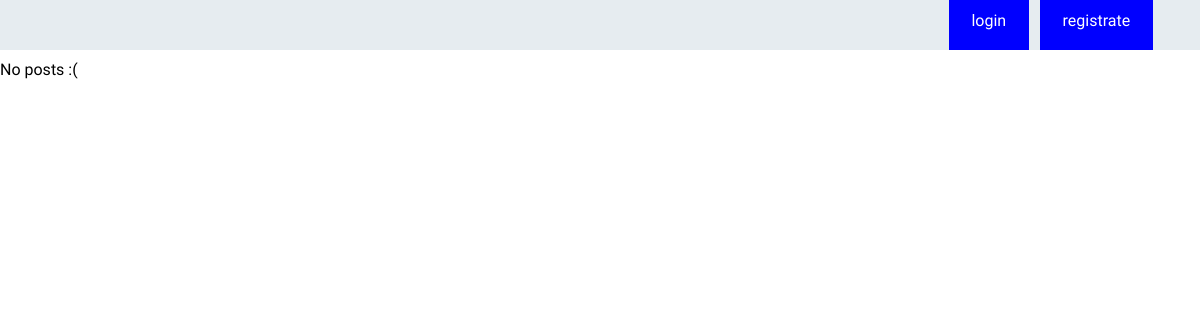
/posts/, run on an earlier commit of the app's database.
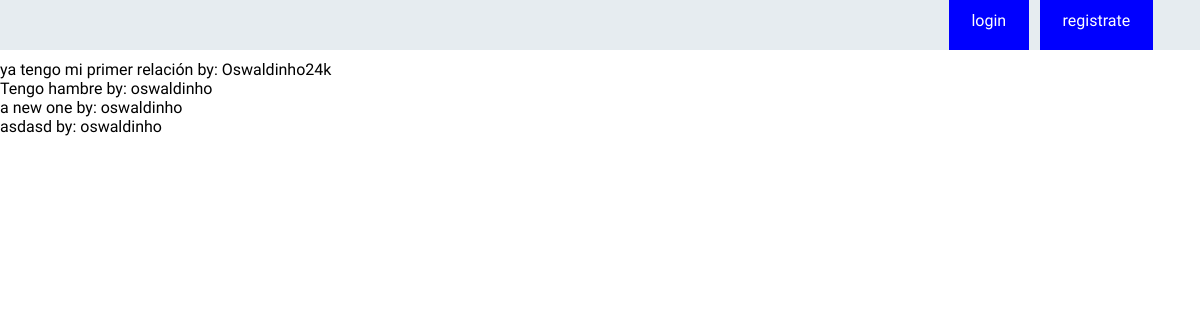
And on a later commit of the database.
### posts/models.py (models this page shows, shortened)
class Post(models.Model):
	author = models.ForeignKey(User, related_name='posts', on_delete=models.CASCADE)
	title = models.CharField(max_length=280)
	tags = models.ManyToManyField(Tag, related_name='posts')
	image = models.ImageField(upload_to='posts')
	text = models.TextField()
	created = models.DateTimeField(auto_now_add=True)

### posts/views.py (the view)
# urls.py: path('', PostListView.as_view(), name='list'),
class PostListView(View):
	def get(self, request):
		template_name='posts.html'
		queryset = Post.objects.all()
		context = {
			'posts': queryset
		}
		return render(request, template_name, context)

### posts/templates/posts.html
{%extends 'base.html'%}
{%block content%}
	<div>
		{%for post in posts%}
		<div>
			{{post.title}} by: {{post.author}}
		</div>
		{%empty%}
		No posts :(
		{%endfor%}
	</div>
{%endblock content%}

What changed in the data, as far as the page shows it:
added Post: title "ya tengo mi primer relación", author "Oswaldinho24k"
added Post: title "Tengo hambre", author "oswaldinho"
added Post: title "a new one", author "oswaldinho"
added Post: title "asdasd", author "oswaldinho"
Also different on the page:
text no longer shown: "No posts :("
